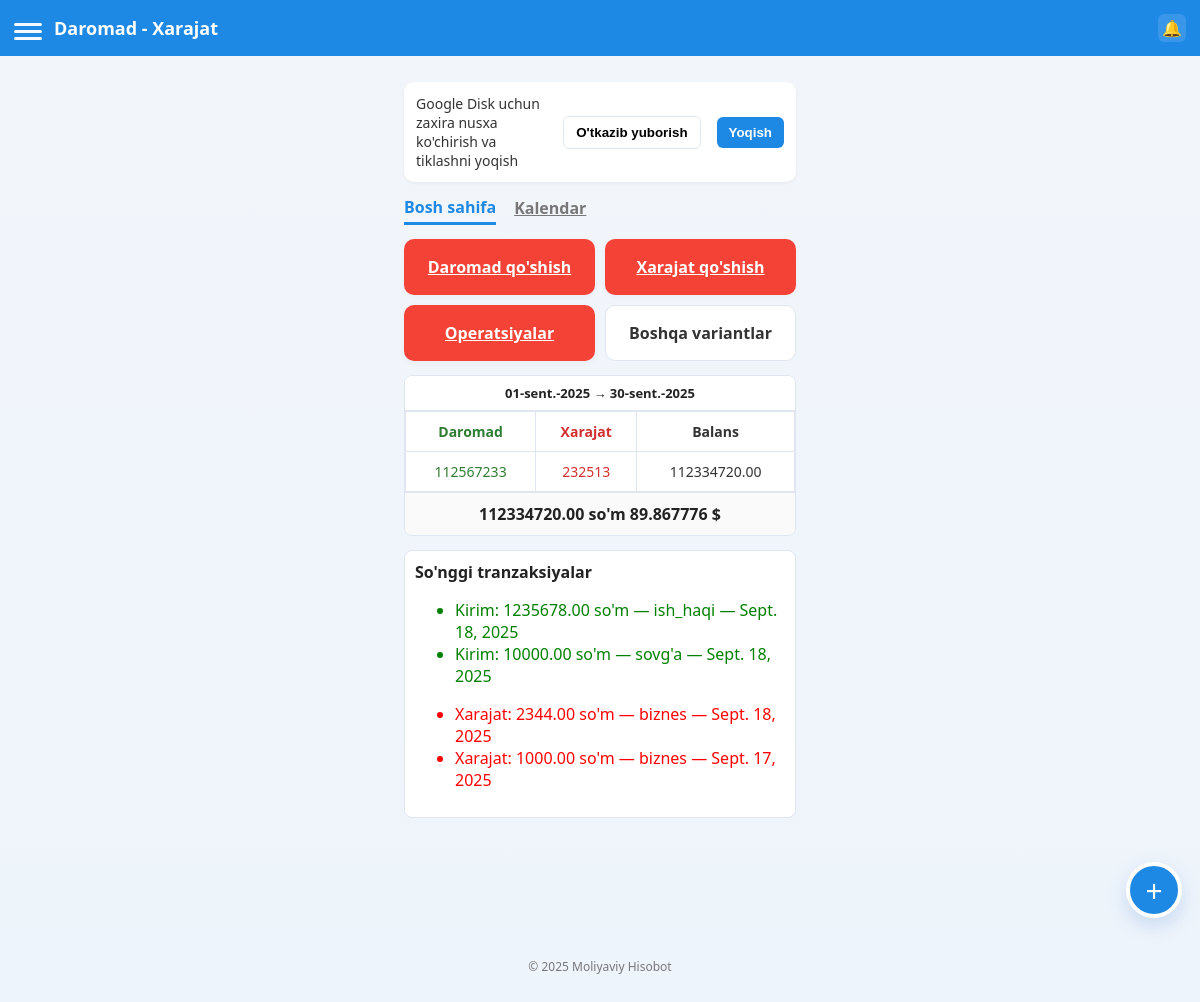
The page / on the database its author committed.
### home/models.py (models this page shows, shortened)
class Kirim(models.Model):
    miqdor = models.DecimalField(max_digits=12, decimal_places=2)
    kategoriya = models.CharField(max_length=50)
    tolov_usuli = models.CharField(max_length=50)
    izoh = models.TextField(blank=True, null=True)
    sana = models.DateField()
    vaqt = models.TimeField(blank=True, null=True)
    takroriymi = models.BooleanField(default=False)
    eslatma = models.CharField(max_length=255, blank=True, null=True)

class Xarajat(models.Model):
    miqdor = models.DecimalField(max_digits=12, decimal_places=2)
    kategoriya = models.CharField(max_length=50)
    tolov_usuli = models.CharField(max_length=50)
    izoh = models.TextField(blank=True, null=True)
    sana = models.DateField()
    vaqt = models.TimeField(blank=True, null=True)
    takroriymi = models.BooleanField(default=False)
    eslatma = models.CharField(max_length=255, blank=True, null=True)

### home/views.py (the view)
# urls.py: path('',home_page,name="home"),
def home_page(request):
    xarajat=Xarajat.objects.all().order_by('-sana','-vaqt')[:2]
    kirimlar = Kirim.objects.all().order_by('-sana','-vaqt')[:2]
    total=Kirim.objects.aggregate(Sum("miqdor"))["miqdor__sum"] or 0
    xarajat_total=Xarajat.objects.aggregate(Sum("miqdor"))["miqdor__sum"] or 0
    balans= sum([i.miqdor for i in Kirim.objects.all()])-sum([i.miqdor for i in Xarajat.objects.all()])
    dolor=balans/1250000
    return render(request, 'inbox.html', {'kirimlar': kirimlar,'total':total,'xarajat_total':xarajat_total,'balans':balans,'xarajat':xarajat,"dolor":dolor})

### templates/inbox.html (shortened to what this page needs)
<!doctype html>
<html lang="uz">
<head>
</head>
<body>
  <div class="topbar">
    <div class="hamburger"><span></span></div>
    <div class="title">Daromad - Xarajat</div>
    <div class="bell">🔔</div>
  </div>
  <div class="container">
    <div class="banner">
      <p>Google Disk uchun zaxira nusxa ko'chirish va tiklashni yoqish</p>
      <button class="btn-outline" style="margin-right:8px;">O'tkazib yuborish</button>
      <button class="btn-primary">Yoqish</button>
    </div>
    <div class="tabs">
      <div class="tab active">Bosh sahifa</div>
      <a href="{% url 'kalendar' %}" class="tab">Kalendar</a>
    </div>
    <div class="grid">
      <a href="{% url 'kirim' %}" class="card red">Daromad qo'shish</a>
      <a href="{% url 'rashod' %}" class="card red">Xarajat qo'shish</a>
      <a href="{% url 'apiratsya' %}" class="card red">Operatsiyalar</a>
      <div class="card light" id="moreBtn">Boshqa variantlar</div>
    </div>
    <div class="summary">
      <div class="date-range">01-sent.-2025 → 30-sent.-2025</div>
      <table class="summary-table">
        <thead>
          <tr>
            <th class="t-left">Daromad</th>
            <th class="t-mid">Xarajat</th>
            <th class="t-right">Balans</th>
          </tr>
        </thead>
        <tbody>
          <tr>
            <td class="t-left">{{total}}</td>
            <td class="t-mid">{{xarajat_total}}</td>
            <td class="t-right">{{balans}}</td>
          </tr>
        </tbody>
      </table>
      <div class="total-balance">{{balans}} so'm    {{dolor}} $</div>
    </div>
    <div class="section">
      <h3>So'nggi tranzaksiyalar</h3>
      {% if kirimlar or xarajat %}
        <ul>
          {% for k in kirimlar %}
            <li style="color: green;">
              Kirim: {{ k.miqdor }} so'm — {{ k.kategoriya }} — {{ k.sana }}
            </li>
          {% endfor %}
        </ul>
        <ul>
          {% for x in xarajat %}
            <li style="color: red;">
              Xarajat: {{ x.miqdor }} so'm — {{ x.kategoriya }} — {{ x.sana }}
            </li>
          {% endfor %}
        </ul>
      {% else %}
        <p style="color: var(--muted); margin: 6px 0 0 0;">Hozircha tranzaksiya yo'q</p>
      {% endif %}
    </div>
    <div style="height:80px;"></div>
    <div class="footer">© 2025 Moliyaviy Hisobot</div>
  </div>
  <div class="fab">+</div>
</body>
</html>

### templates/inbox.html (style rules this page uses)
:root { --blue: #1e88e5; --green: #4caf50; --red: #f44336; --orange: #ff9800; --teal: #00bcd4; --light: #f5f7fb; --card-bg: #ffffff; --muted: #777; --border: #e0e6ef; font-family: "Segoe UI", Roboto, Helvetica, Arial, sans-serif; }
* { box-sizing:border-box }
body { margin:0;background:linear-gradient(#f2f6fb,#eef4fb);color:#222; }
.topbar { display:flex;align-items:center;gap:12px;background:var(--blue);color:#fff;padding:14px;position:sticky;top:0;z-index:20; }
.hamburger { width:28px; height:18px; display:inline-block; }
.hamburger::before,.hamburger::after,.hamburger span { content:"";display:block;height:3px;background:rgba(255,255,255,.95);margin:4px 0;border-radius:3px; }
.title { font-weight:700; font-size:18px }
.bell { margin-left:auto;width:28px;height:28px;border-radius:6px;display:flex;align-items:center;justify-content:center;background:rgba(255,255,255,0.12); }
.container { padding:14px;max-width:420px;margin:0 auto; }
.banner { background:var(--card-bg);border-radius:10px;padding:12px;box-shadow:0 1px 3px rgba(0,0,0,0.06);display:flex;gap:8px;align-items:center;margin-top:12px; }
.banner p { margin:0; font-size:14px; color:#333; flex:1 }
.btn-outline, .btn-primary { padding:8px 12px;border-radius:6px;border:1px solid var(--border);font-weight:600;cursor:pointer;background:transparent; }
.btn-primary { background:var(--blue);color:#fff;border:0; }
.tabs { display:flex;gap:18px;margin-top:14px;align-items:end; }
.tab { font-weight:700;padding-bottom:6px;color:var(--muted); }
.tab.active { color:var(--blue);border-bottom:3px solid var(--blue);padding-bottom:4px; }
.grid { display:grid;grid-template-columns: 1fr 1fr;gap:10px;margin-top:14px; }
.card { padding:14px;border-radius:10px;color:#fff;font-weight:700;text-align:center;min-height:56px;display:flex;align-items:center;justify-content:center;box-shadow:0 2px 6px rgba(40,40,80,0.04);cursor:pointer; }
.card.light { background:#fff;color:#333;font-weight:600;box-shadow:none;border:1px solid var(--border); }
.red { background:var(--red) }
.summary { background:var(--card-bg);margin-top:14px;border-radius:8px;overflow:hidden;border:1px solid var(--border); }
.date-range { padding:8px 12px;background: #fff;font-size:13px;font-weight:700;border-bottom:1px solid var(--border);text-align:center; }
.summary-table { width:100%;border-collapse:collapse;font-size:14px;background:#fff; }
.summary-table td, .summary-table th { border:1px solid var(--border);padding:10px;text-align:center; }
.summary-table th { font-weight:700 }
.t-left { color:#2e7d32 }
.t-mid { color:#d32f2f }
.t-right { color:#333 }
.prev-balance, .total-balance { padding:10px;border-top:1px solid var(--border);text-align:center;background:#fafafa;font-weight:700; }
.section { margin-top:14px;background:var(--card-bg);border-radius:8px;padding:10px;border:1px solid var(--border); }
.section h3 { margin:0 0 6px 0;font-size:16px }
.fab { position:fixed;right:18px;bottom:90px;width:56px;height:56px;border-radius:50%;background:var(--blue);display:flex;align-items:center;justify-content:center;color:#fff;font-size:30px;box-shadow:0 8px 20px rgba(30,100,200,0.18);border:4px solid #fff;cursor:pointer; }
.footer { height:56px;margin-top:40px;display:flex;align-items:center;justify-content:center;color:var(--muted);font-size:12px; }

### rows shown on the page
Kirim: miqdor "1235678.00", kategoriya "ish_haqi", sana "Sept. 18, 2025"
Kirim: miqdor "10000.00", kategoriya "sovg'a", sana "Sept. 18, 2025"
Xarajat: miqdor "2344.00", kategoriya "biznes", sana "Sept. 18, 2025"
Xarajat: miqdor "1000.00", kategoriya "biznes", sana "Sept. 17, 2025"

### other values the page prints
{{ total }} "112567233"
{{ xarajat_total }} "232513"
{{ balans }} "112334720.00"
{{ dolor }} "89.867776"
